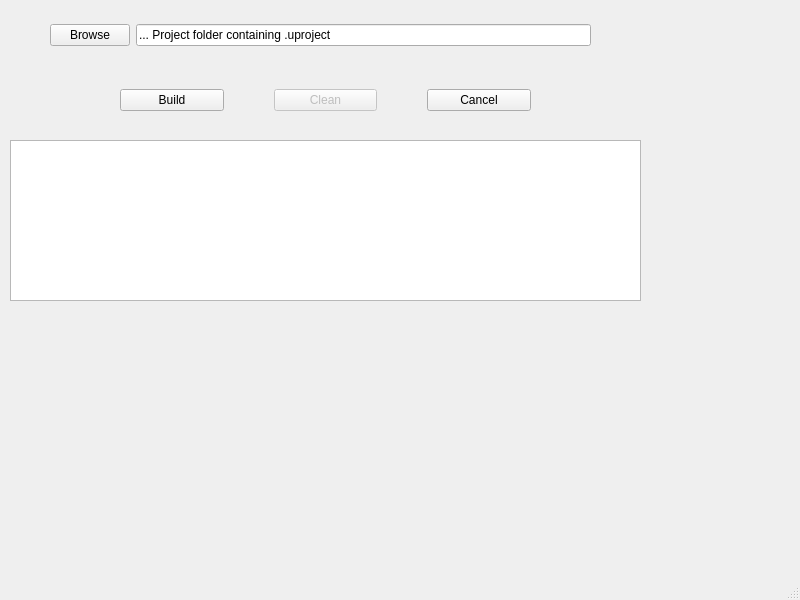
<?xml version="1.0" encoding="UTF-8"?>
<ui version="4.0">
 <class>MainWindow</class>
 <widget class="QMainWindow" name="MainWindow">
  <property name="geometry">
   <rect>
    <x>0</x>
    <y>0</y>
    <width>800</width>
    <height>600</height>
   </rect>
  </property>
  <property name="windowTitle">
   <string>MainWindow</string>
  </property>
  <widget class="QWidget" name="centralwidget">
   <widget class="QPlainTextEdit" name="logOutput">
    <property name="geometry">
     <rect>
      <x>10</x>
      <y>140</y>
      <width>631</width>
      <height>161</height>
     </rect>
    </property>
   </widget>
   <widget class="QWidget" name="horizontalLayoutWidget">
    <property name="geometry">
     <rect>
      <x>120</x>
      <y>70</y>
      <width>411</width>
      <height>61</height>
     </rect>
    </property>
    <layout class="QHBoxLayout" name="horizontalLayout">
     <property name="spacing">
      <number>50</number>
     </property>
     <item>
      <widget class="QPushButton" name="buildButton">
       <property name="text">
        <string>Build</string>
       </property>
      </widget>
     </item>
     <item>
      <widget class="QPushButton" name="cleanButton">
       <property name="enabled">
        <bool>false</bool>
       </property>
       <property name="text">
        <string>Clean</string>
       </property>
      </widget>
     </item>
     <item>
      <widget class="QPushButton" name="cancelButton">
       <property name="text">
        <string>Cancel</string>
       </property>
      </widget>
     </item>
    </layout>
   </widget>
   <widget class="QWidget" name="horizontalLayoutWidget_2">
    <property name="geometry">
     <rect>
      <x>50</x>
      <y>10</y>
      <width>541</width>
      <height>51</height>
     </rect>
    </property>
    <layout class="QHBoxLayout" name="horizontalLayout_2">
     <item>
      <widget class="QPushButton" name="browseButton">
       <property name="text">
        <string>Browse</string>
       </property>
      </widget>
     </item>
     <item>
      <widget class="QLineEdit" name="projectPathEdit">
       <property name="text">
        <string>... Project folder containing .uproject</string>
       </property>
      </widget>
     </item>
    </layout>
   </widget>
  </widget>
  <widget class="QMenuBar" name="menubar">
   <property name="geometry">
    <rect>
     <x>0</x>
     <y>0</y>
     <width>800</width>
     <height>17</height>
    </rect>
   </property>
  </widget>
  <widget class="QStatusBar" name="statusbar"/>
 </widget>
 <resources/>
 <connections/>
</ui>
